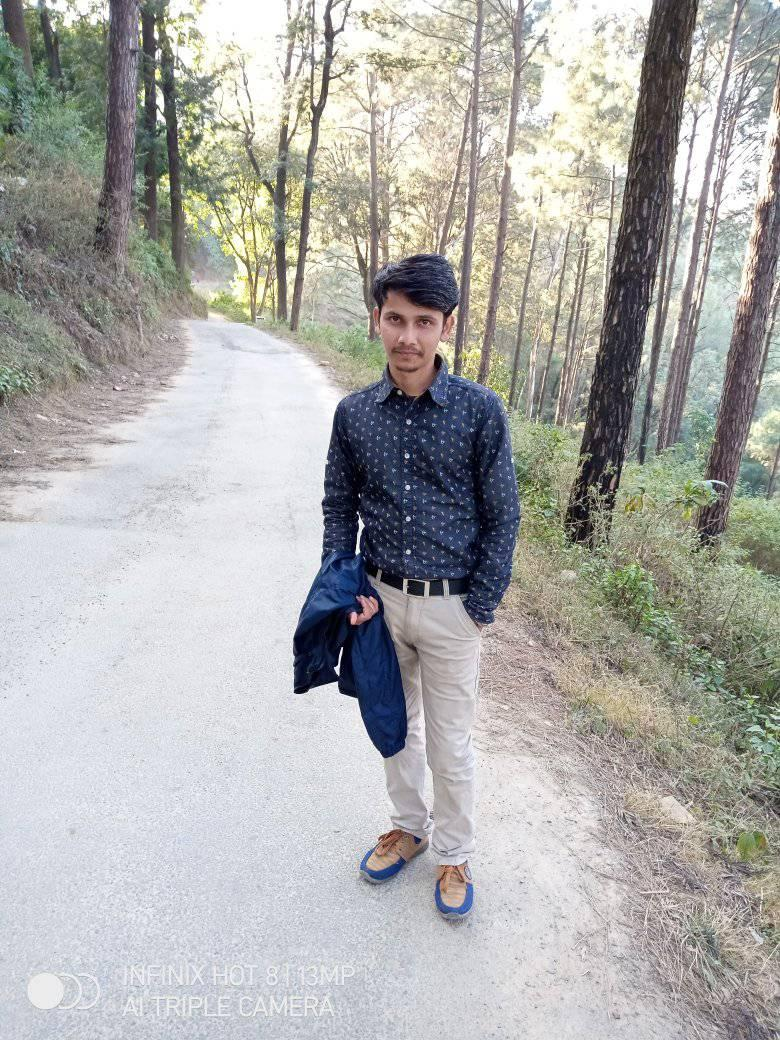
#> input picture datasets/image/pic.jpg, 780 x 1040 px, found by its file name
$ python 'plotting histogram.py'
#> lines starting #> are read from the running program, lines starting #| are printed output that depends on the picture
# -*- coding: utf-8 -*-
"""
Created on Mon Feb  7 14:54:19 2022

@author: Hp
"""

#Imgage Histogram - Find, Plot and Analyze
#It which gives you an overall idea about the intensity distribution of an image.
#It distribute data along x and y axis.
# x - axis contain range of color vlaues.
# y - axis contain numbers of pixels in an image.
#With histogram to extrct information about contast, brigthness and intensity etc.

#plot histomgram using matplotlib

import numpy as np
import cv2
from matplotlib import pyplot as plt
'''
#plotting with calhist method
img = np.zeros((200,200), np.uint8)
cv2.rectangle(img, (0, 100), (200, 200), (255), -1)
cv2.rectangle(img, (0, 50), (50, 100), (127), -1)
#It accept parameters like ([img],[channel],mask,[histsize],range[0-255]).
hist = cv2.calcHist([img], [0], None, [256], [0, 256])
plt.plot(hist)
plt.show()
cv2.imshow("res",img)
cv2.waitKey(0)
cv2.destroyAllWindows()
'''
#with color image--------------------

img = cv2.imread(r"C:\Users\Hp\Desktop\image\pic.jpg")
#> img is the input picture: shape (1040, 780, 3); mean B, G, R 170.5, 173, 173.1
img = cv2.resize(img,(500,650))
#> img: shape (650, 500, 3)
'''
b, g, r = cv2.split(img)
cv2.imshow("img", img)
cv2.imshow("b", b)
cv2.imshow("g", g)
cv2.imshow("r", r)
#Plotting different channel with hist
plt.hist(b.ravel(), 256, [0, 256])
plt.hist(g.ravel(), 256, [0, 256])
plt.hist(r.ravel(), 256, [0, 256])
plt.title("ColorFull Image")
plt.show()
'''
#Gray scale
img_gray = cv2.cvtColor(img,cv2.COLOR_BGR2GRAY)
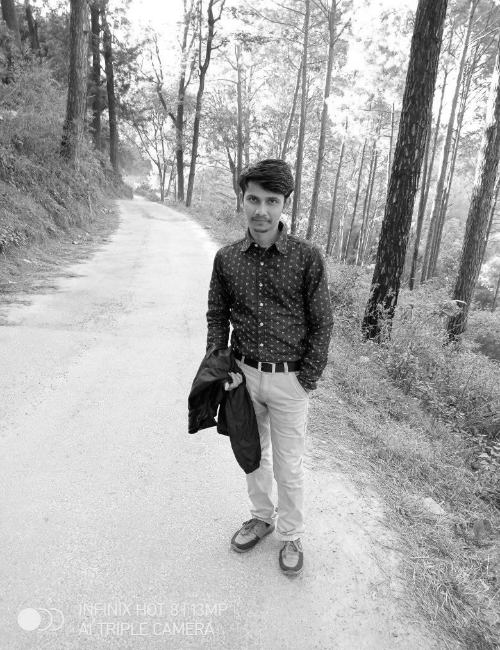
#> img_gray: shape (650, 500); min 0, max 255, mean 172.6
'''
hist = cv2.calcHist([img_gray], [0], None, [256], [0, 256])
plt.plot(hist)
plt.title("Gray Image")
plt.show()

cv2.waitKey(0)
cv2.destroyAllWindows()
'''
'''
#Histogram equalization is good when  of the image is confined to a particular region.
#It accept gray scale image
equ = cv2.equalizeHist(img_gray)
res = np.hstack((img_gray,equ)) #stacking images side-by-side
cv2.imshow("equ",res)
hist1 = cv2.calcHist([equ], [0], None, [256], [0, 256])
plt.plot(hist1)
plt.title("Equalization")
plt.show()

cv2.waitKey(0)
cv2.destroyAllWindows()
'''

#CLAHE (Contrast Limited Adaptive Histogram Equalization)
# create a CLAHE object (Arguments are optional).
#It is used to enchance image and also handle noise froom image region
#gray scale imge is required
clahe = cv2.createCLAHE(clipLimit=2.0, tileGridSize=(8,8))
cl1 = clahe.apply(img_gray)
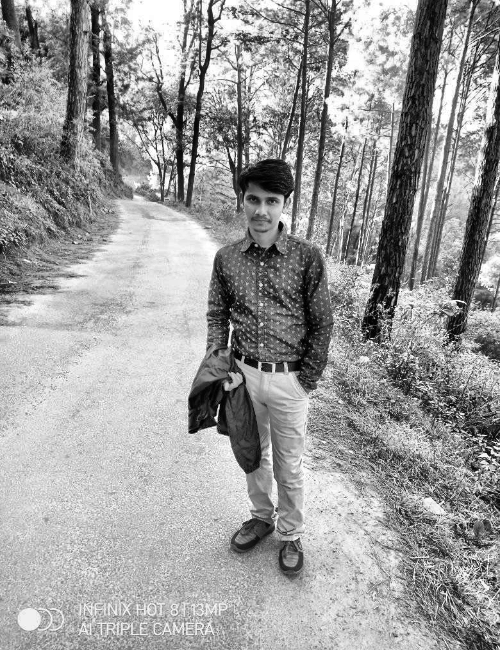
#> cl1: shape (650, 500); min 0, max 255, mean 156.5
cv2.imshow('clahe',cl1)
hist2 = cv2.calcHist([cl1], [0], None, [256], [0, 256])
#> hist2 = 256 values, max 2897 at index 214, min 11 at index 0, mean 1269.5
plt.plot(hist2)
plt.title("CLAHE")
plt.show()
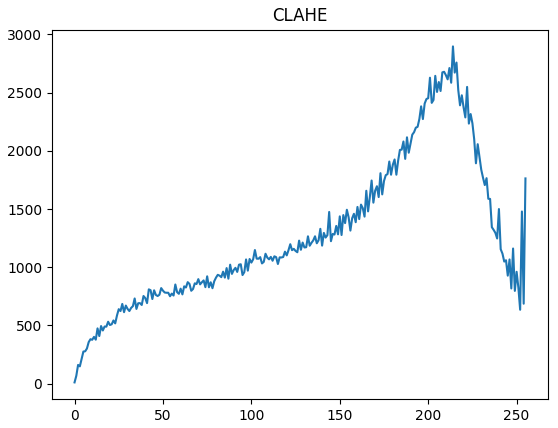
#> figure drawn by matplotlib, 1 panel; curve peaks at x = 214, y = 2897

cv2.waitKey(0)
cv2.destroyAllWindows()

$ run again, with datasets/image/aa.jpg copied over datasets/image/pic.jpg
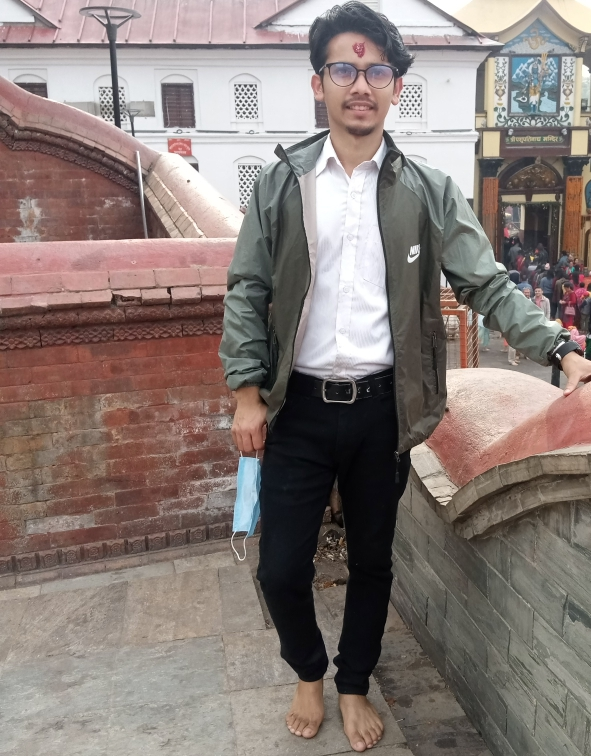
#> input picture datasets/image/aa.jpg, 591 x 756 px, found by its file name
#> img is the input picture: shape (756, 591, 3); mean B, G, R 119.4, 124, 136.3
#> img: shape (650, 500, 3)
#> `cl1 = clahe.apply(img_gray)`:
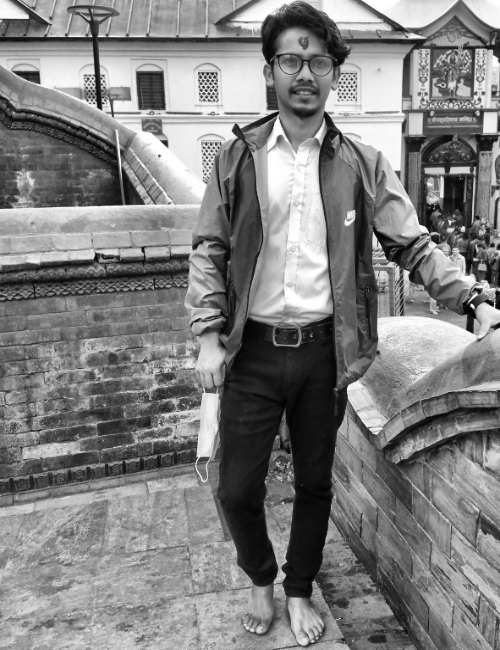
#> cl1: shape (650, 500); min 1, max 255, mean 128.1
#> hist2 = 256 values, max 2168 at index 163, min 0 at index 0, mean 1269.5
#> `plt.show()`:
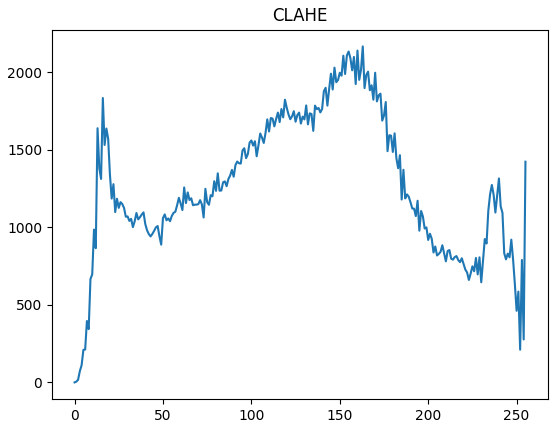
#> figure drawn by matplotlib, 1 panel; curve peaks at x = 163, y = 2168

$ run again, with datasets/image/aaa.jpg copied over datasets/image/pic.jpg
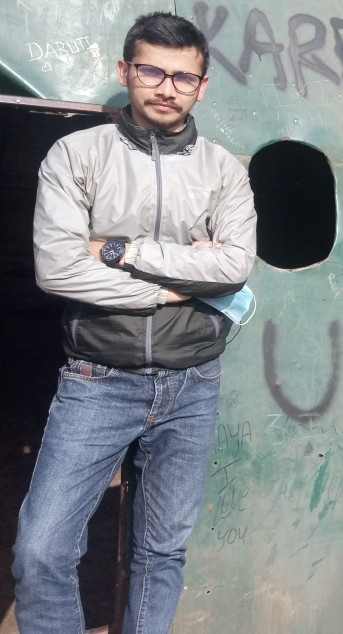
#> input picture datasets/image/aaa.jpg, 343 x 634 px, found by its file name
#> img is the input picture: shape (634, 343, 3); mean B, G, R 137.4, 133.3, 128.7
#> img: shape (650, 500, 3)
#> `cl1 = clahe.apply(img_gray)`:
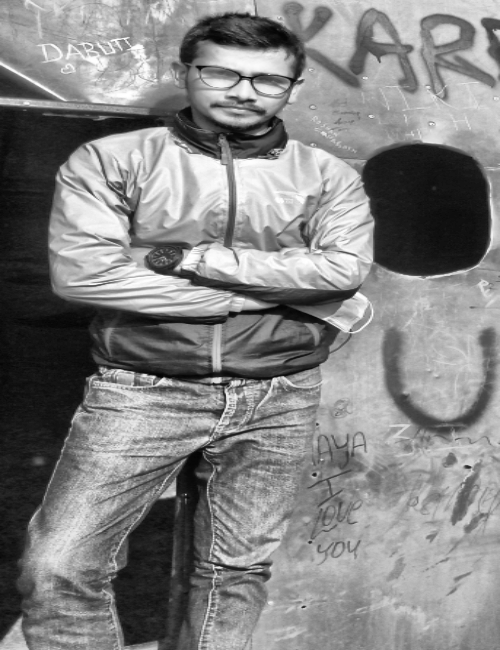
#> cl1: shape (650, 500); min 4, max 255, mean 131.7
#> hist2 = 256 values, max 2866 at index 21, min 0 at index 0, mean 1269.5
#> `plt.show()`:
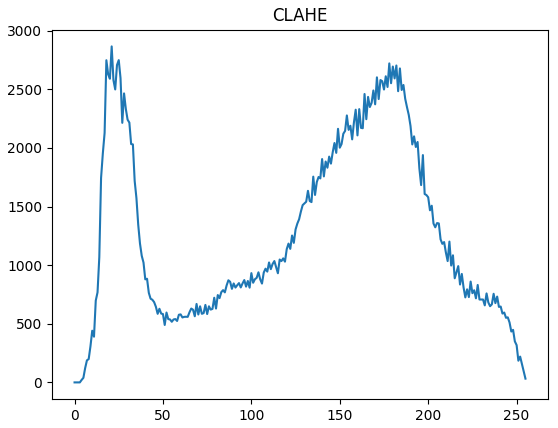
#> figure drawn by matplotlib, 1 panel; curve peaks at x = 21, y = 2866
